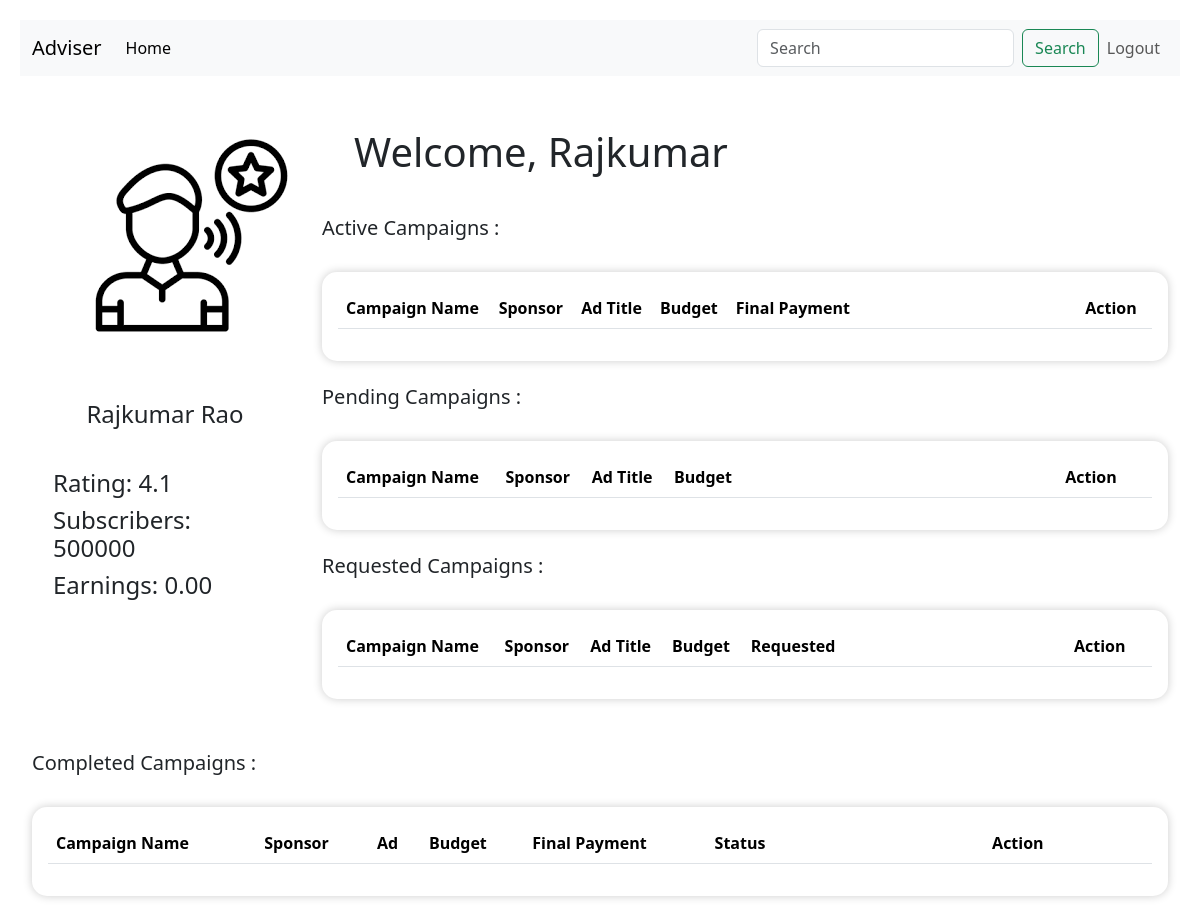
Screenshot of /influencer/rajrao/dashboard with the database file from the repository.
### backend/models.py (models this page shows)
class Influencer(db.Model):
    influencer_id=db.Column(db.Integer,primary_key=True,autoincrement=True)
    username=db.Column(db.String(),nullable=False,unique=True)
    password=db.Column(db.String(),nullable=False)
    f_name=db.Column(db.String(),nullable=False)
    l_name=db.Column(db.String(),nullable=False)
    earnings=db.Column(db.Numeric(10, 2),nullable=False,default=0)
    rating=db.Column(db.Numeric(3, 2),nullable=False,default=None)
    flagged=db.Column(db.Integer,nullable=False,default=0)
    admin_id=db.Column(db.Integer,db.ForeignKey('admin.admin_id'),nullable=False,default=1)
    category_id=db.Column(db.String(),db.ForeignKey("category.cat_id"),nullable=False)
    niche_id=db.Column(db.String(),db.ForeignKey("niche.niche_id"),nullable=False)
    social_media=db.Column(db.String(),nullable=False)
    subs=db.Column(db.Integer,nullable=False)
    category=db.relationship('Category', back_populates='influencers')
    niche = db.relationship('Niche', back_populates='influencers')
    admin=db.relationship('Admin', back_populates='influencers')
    ads=db.relationship('Adrequest',back_populates='influencers')

### backend/users.py (the view)
@app.route('/influencer/<username>/dashboard',methods=['GET','POST'])                # influencer dashboard
def in_dash(username):
    inf=Influencer.query.filter_by(username=username).first()
    inf_ads=Adrequest.query.filter_by(influencer_id=inf.influencer_id).all()
    if int(inf.flagged)==1:
        return 'You have been flagged, Contact Admin !',400
    return render_template('influencer_dash.html',inf=inf,ads=inf_ads)

### templates/influencer_dash.html (shortened to what this page needs)
<!DOCTYPE html>
<html lang="en">
<head>
    <link rel="stylesheet" href="/static/style.css">
    <link href="https://cdn.jsdelivr.net/npm/bootstrap@5.3.3/dist/css/bootstrap.min.css" rel="stylesheet">
</head>
<body>
    <nav class="navbar navbar-expand-lg bg-body-tertiary">
        <div class="container-fluid">
          <a class="navbar-brand" href="/">Adviser</a>
          <div class="collapse navbar-collapse" id="navbarSupportedContent">
            <ul class="navbar-nav me-auto mb-2 mb-lg-0">
              <li class="nav-item">
                <a class="nav-link active" aria-current="page" href="#">Home</a>
              </li>
            </ul>
            <form class="d-flex" role="search" method="get" action="{{url_for('search_campaign',username=inf.username)}}">
                <input class="form-control me-2" type="search" placeholder="Search" aria-label="Search" name="query">
                <button class="btn btn-outline-success" type="submit" >Search</button>
              </form>
          </div>
          <ul class="navbar-nav me-auto mb-1 mb-lg-0">
            <li class="nav-item">
              <a class="nav-link" href="/influencer/login" >Logout</a>
            </li>
          </ul>
        </div>
    </nav>
<div class="container-fluid" >
    <div class="row">
        <div class="col-md-3 side-panel" >
            <div class="text-center" style="margin: 2rem; padding: 15px;">
                <img src="/static/inf_profile.png" alt="...">
            </div>
            <div class="mt-3" style="margin: 1rem; padding: 5px;">
                <h4 style="text-align: center; padding-bottom: 2rem;">{{ inf.f_name }} {{ inf.l_name }}</h4>
                <h4>Rating: <span >{{inf.rating|round(1)}}</span></h4>
                <h4 >Subscribers: {{inf.subs}}</h4>
                <h4>Earnings: {{inf.earnings}}</h4>
            </div>
        </div>
    <div class="col-md-9 main-panel">
        <h1 style="padding: 2rem;">Welcome, {{ inf.f_name }}</h1>
        <h5>Active Campaigns :</h5>
        <br>
        <div style="padding: 2rem 0rem 2rem 0rem;box-shadow: 0 0 10px rgba(0, 0, 0, 0.2);background-color: #fff;border: 0px solid rgb(101, 99, 99); padding: 1rem;border-radius: 15px;">
            <table class="table table-striped">
                <thead>
                  <tr>
                    <th scope="col">Campaign Name</th>
                    <th scope="col">Sponsor</th>
                    <th scope="col">Ad Title</th>
                    <th scope="col">Budget</th>
                    <th scope="col">Final Payment</th>
                    <th scope="col" style="padding-left: 14rem;">Action</th>
                  </tr>
                </thead>
</table>
        </div>
        <br>
        <h5>Pending Campaigns :</h5>
        <br>
        <div style="padding: 2rem 0rem 2rem 0rem;box-shadow: 0 0 10px rgba(0, 0, 0, 0.2);background-color: #fff;border: 0px solid rgb(101, 99, 99); padding: 1rem;border-radius: 15px;">
            <table class="table table-striped">
                <thead>
                  <tr>
                    <th scope="col">Campaign Name</th>
                    <th scope="col">Sponsor</th>
                    <th scope="col">Ad Title</th>
                    <th scope="col">Budget</th>
                    <th scope="col" style="padding-left: 20rem;">Action</th>
                  </tr>
                </thead>
</table>
        </div>
        <br>
        <h5>Requested Campaigns :</h5>
        <br>
        <div style="padding: 2rem 0rem 2rem 0rem;box-shadow: 0 0 10px rgba(0, 0, 0, 0.2);background-color: #fff;border: 0px solid rgb(101, 99, 99); padding: 1rem;border-radius: 15px;">
            <table class="table table-striped">
                <thead>
                  <tr>
                    <th scope="col">Campaign Name</th>
                    <th scope="col">Sponsor</th>
                    <th scope="col">Ad Title</th>
                    <th scope="col">Budget</th>
                    <th scope="col">Requested</th>
                    <th scope="col" style="padding-left: 14rem;">Action</th>
                  </tr>
                </thead>
</table>
        </div>
    </div>
<div style="margin-top: 2rem;">
        <h5>Completed Campaigns :</h5>
        <br>
    <div style="padding: 2rem 0rem 2rem 0rem;box-shadow: 0 0 10px rgba(0, 0, 0, 0.2);background-color: #fff;border: 0px solid rgb(101, 99, 99); padding: 1rem;border-radius: 15px;">
            <table class="table table-striped">
                <thead>
                  <tr>
                    <th scope="col">Campaign Name</th>
                    <th scope="col">Sponsor</th>
                    <th scope="col">Ad</th>
                    <th scope="col">Budget</th>
                    <th scope="col">Final Payment</th>
                    <th scope="col">Status</th>
                    <th scope="col" style="padding-left: 12rem;">Action</th>
                  </tr>
                </thead>
</table>
        </div>
    </div>
</div>
</div>
</body>
</html>

### static/style.css (style rules this page uses)
* { margin: 0px; }
body { font-family: Arial, sans-serif; background-color: #f4f4f4; margin: 0; padding: 20px; }
.main-panel { flex: 1; padding: 20px; }

### rows the page displays
Influencer: f_name "Rajkumar", l_name "Rao", rating "4.1", subs "500000", earnings "0.00"
